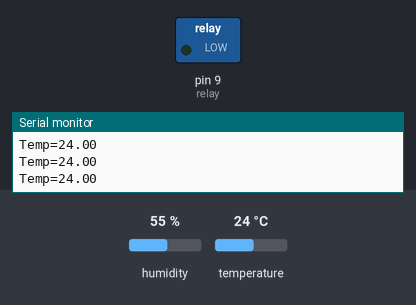
The sketch below on a simulated Arduino Uno, built with avr-gcc and run on an emulated ATmega328P. On the bench: switched loads named in the sketch (green lamp = pin HIGH), the last lines printed to the serial monitor. The test bench sets the inputs (shaded band); at power-on: temperature 24 °C, humidity 55 %.

Above: at 2.8 s.
2.9 s: temperature set to 29 °C
5.6 s: temperature set to 32 °C
At 6.4 s:
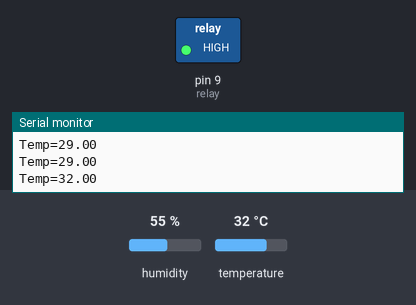
8.3 s: temperature set to 12 °C
At 11.3 s:
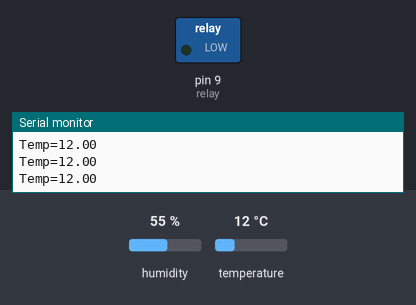
11.6 s: temperature set to 33 °C
At 12.6 s:
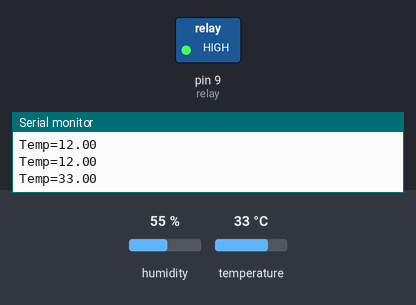
Timing chart, 0 to 14.6 s (numbered marks = the images above; inputs shaded):
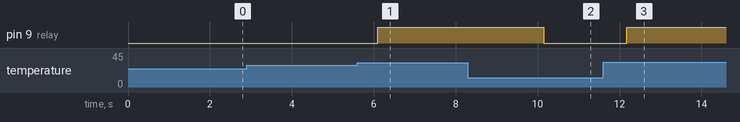

The sketch:

fanDHT11.ino
```cpp
#include<DHT.h>
int pin =2;
int relay=9;
#define DHTTYPE DHT11
DHT dht (pin,DHTTYPE);//DHT is class And dht is the object
float t;

void setup() {
  // put your setup code here, to run once:
Serial.begin(9600);//baudrate of communication
dht.begin();
pinMode(relay,OUTPUT);
}

void loop() {
  // put your main code here, to run repeatedly:
t= dht.readTemperature();
if(t>30.0)digitalWrite(relay,HIGH);//turn on the fan
else digitalWrite(relay,LOW);
Serial.print("Temp=");
Serial.println(t);
delay(500);
}
```

Measured:
- the behaviour switches between 30 and 31 °C on temperature (found by bisection; images 0 and 1)
- after the input at 5.6 s, pin 9 (relay): LOW → HIGH after 0.50 s
- after the input at 8.3 s, pin 9 (relay): HIGH → LOW after 1.8 s
- after the input at 11.6 s, pin 9 (relay): LOW → HIGH after 0.57 s
